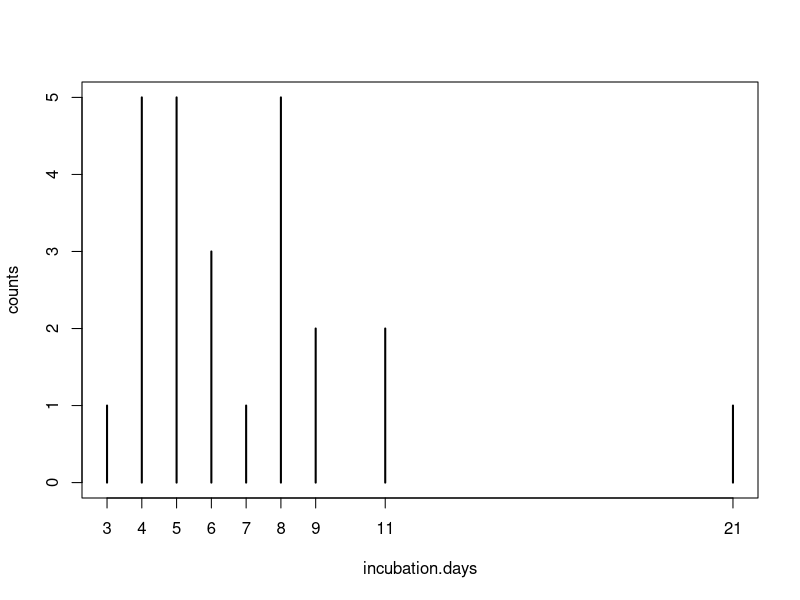
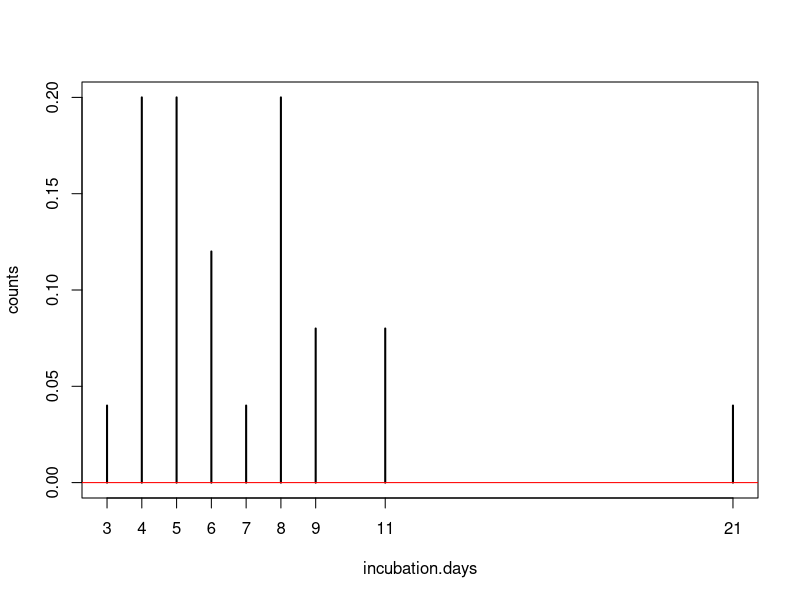
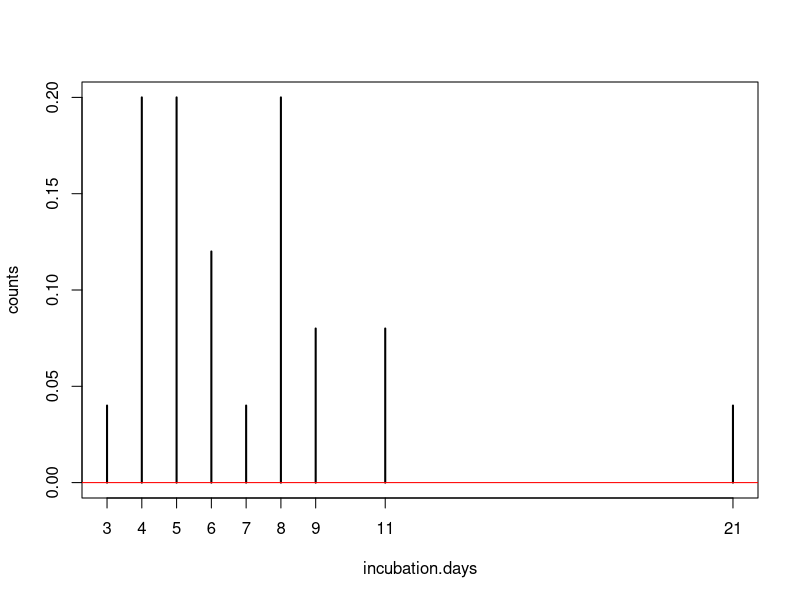

R code for these plots, in order:
## ---- chunk 1
knitr::opts_chunk$set(
  echo = TRUE,
  eval = TRUE,
  warning = FALSE,
  message = FALSE,
  fig.width = 6,
  fig.height = 4,
  fig.align = "center",
  fig.pos = "H"
  )
library(knitr)
set.seed(12345)
## ---- chunk 2
# this line means the same random variates will be produced each time the file is knit
# you can delete it if you want to

## ---- chunk 3
covid.incubation <- read.csv("covid-incubation.csv")
## ---- chunk 4
incubation.days <- covid.incubation$incubation.days
plot(table(incubation.days), ylab="counts")
## ---- chunk 5
ml.estimate <- function(ys) {
  ## your code here
  mu.hat <- 0 # change this line
  sigmaSq.hat <- 0 # change this line
  c(mu.hat, sigmaSq.hat)
}
## ---- chunk 6
theta.ml <- ml.estimate(incubation.days)
plot(table(incubation.days)/length(incubation.days), ylab="counts")
vs <- seq(0,30,0.1)
lines(vs,dlnorm(vs,meanlog=theta.ml[1],sdlog=sqrt(theta.ml[2])),col="red")
## ---- chunk 7
mom.estimate <- function(ys) {
  ## your code here
  mu.hat <- 0 # change this line
  sigmaSq.hat <- 0 # change this line
  c(mu.hat, sigmaSq.hat)
}
## ---- chunk 8
theta.mom <- mom.estimate(incubation.days)
plot(table(incubation.days)/length(incubation.days), ylab="counts")
vs <- seq(0,30,0.1)
lines(vs,dlnorm(vs,meanlog=theta.mom[1],sdlog=sqrt(theta.mom[2])),col="red")
